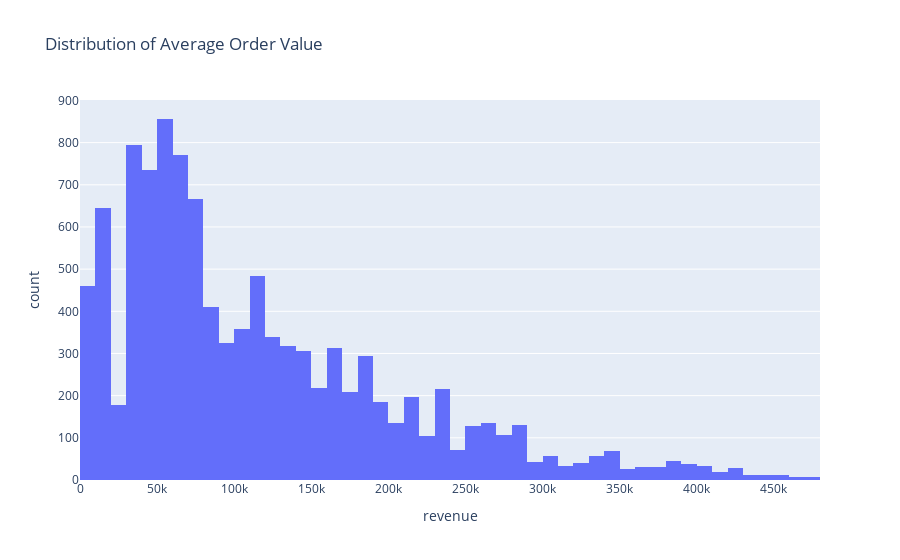

Notebook source saved alongside this figure:
### Markdown cell above
### INSIGHTS ---
Wholesale accounts for 54 % of sales, with distributors at ~31 % and exports at ~15 %, underscoring reliance on domestic bulk channels.  

To diversify revenue and mitigate concentration risk, prioritize expanding export initiatives—through targeted overseas marketing and strategic partner relationships.

### Code cell
import plotly.express as px

aov = df.groupby('order_number')['revenue'].sum()

px.histogram(
    data_frame=aov,
    x=aov, 
    nbins=50,
    title='Distribution of Average Order Value',
    labels={'x': 'Order Value (USD)', 'y': 'Number of Orders'},
)

### Figure 1 — Plotly figure (JSON) as saved in the notebook; plotly's stock layout.template omitted (floating-point values rounded to 4 significant figures; data arrays with more than 128 entries replaced by an {"elided": "..."} marker saying what was removed)
{"data": [{"bingroup": "x", "hovertemplate": "revenue=%{x}<br>count=%{y}<extra></extra>", "legendgroup": "", "marker": {"color": "#636efa", "pattern": {"shape": ""}}, "name": "", "nbinsx": 50, "orientation": "v", "showlegend": false, "type": "histogram", "x": {"elided": "10684 float values"}, "xaxis": "x", "yaxis": "y"}], "layout": {"barmode": "relative", "legend": {"tracegroupgap": 0}, "title": {"text": "Distribution of Average Order Value"}, "xaxis": {"anchor": "y", "domain": [0, 1], "title": {"text": "revenue"}}, "yaxis": {"anchor": "x", "domain": [0, 1], "title": {"text": "count"}}}}
